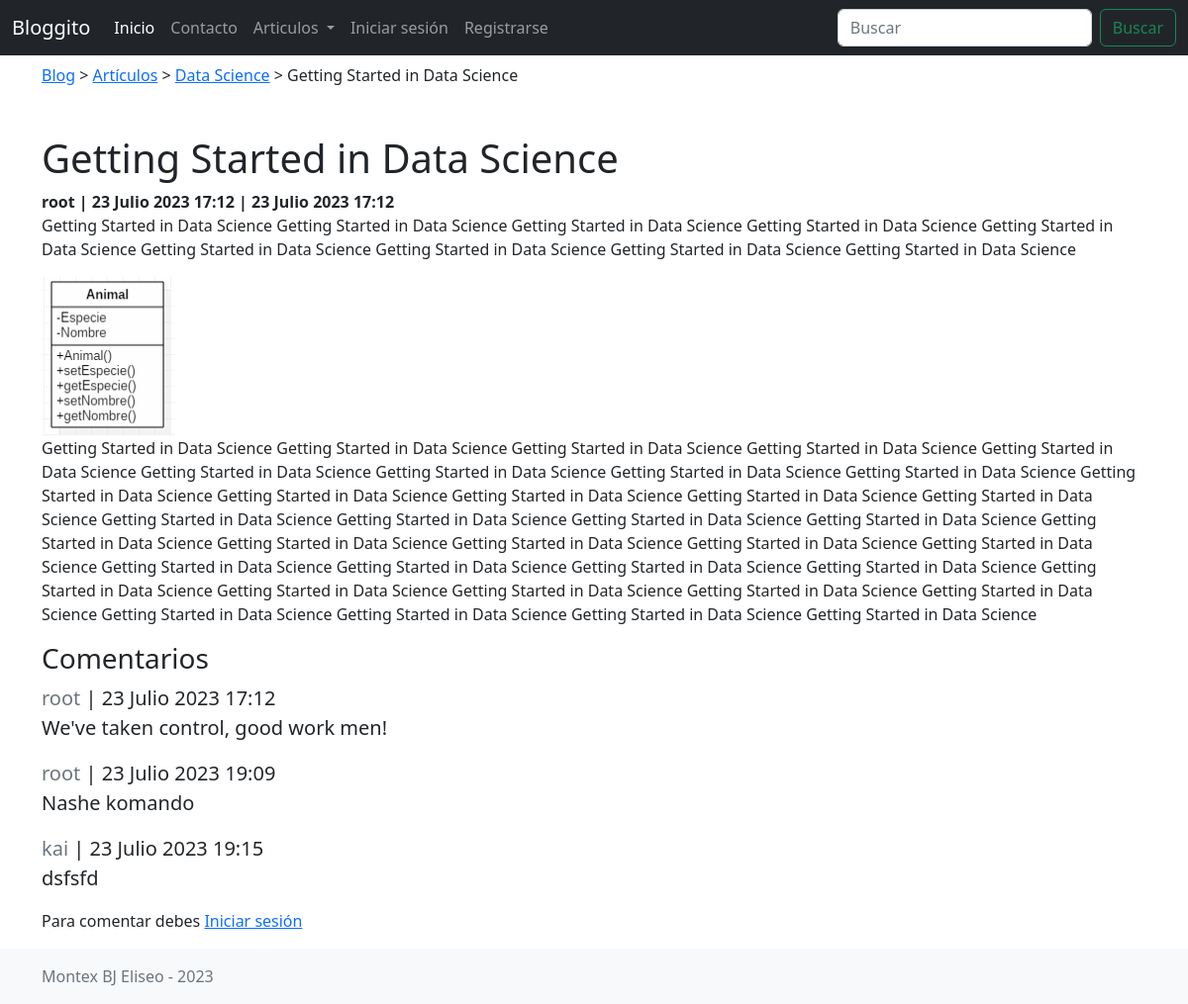
Page /posts/1 on the earlier database version.
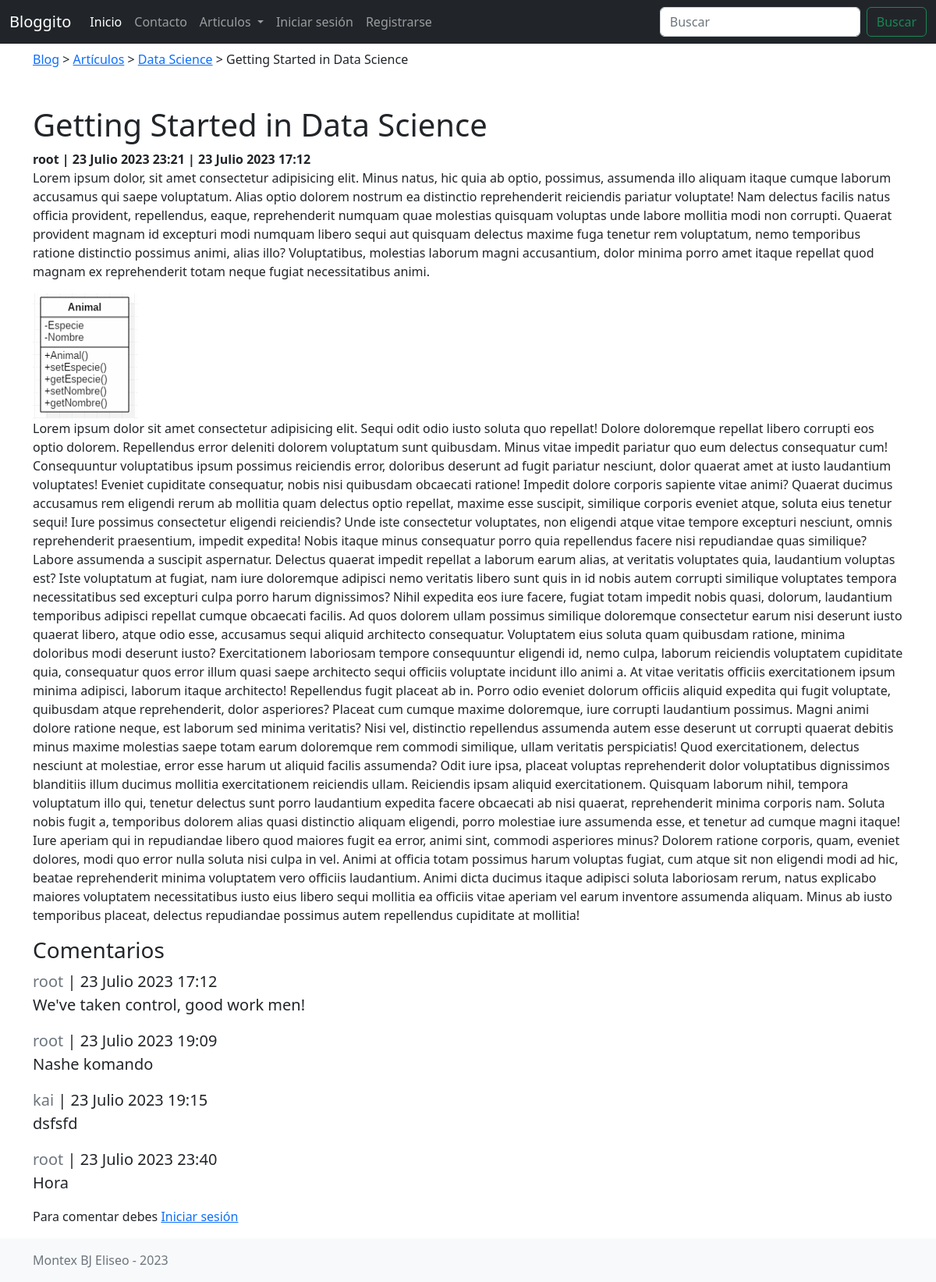
Same page on the later database version.
### apps/posts/models.py (models this page shows, shortened)
class Post(models.Model):
    title = models.CharField(max_length=100)
    short_description = models.TextField()
    image = models.ImageField()
    content = models.TextField()
    created_at = models.DateTimeField(auto_now=True, editable=False)
    updated_at = models.DateTimeField(auto_now_add=True, editable=False)
    author = models.ForeignKey(get_user_model(), null=True, on_delete=models.SET_NULL)
    category = models.ForeignKey(Category, null=True, on_delete=models.SET_NULL)
    tags = models.ManyToManyField(Tag)

class Category(models.Model):
    name = models.CharField(max_length=100)
    description = models.TextField()
    created_at = models.DateTimeField(auto_now = True, editable=False)
    updated_at = models.DateTimeField(auto_now_add = True, editable=False)
    def __str__(self) -> str:
        return self.name

### apps/comments/models.py (models this page shows, shortened)
class PostComment(models.Model):
    text = models.TextField(max_length=300)
    post = models.ForeignKey(Post, on_delete=models.CASCADE)
    author = models.ForeignKey(get_user_model(), null=True, on_delete=models.SET_NULL)
    created_at = models.DateTimeField(auto_now = True, editable=False)
    updated_at = models.DateTimeField(auto_now_add = True, editable=False)

### apps/users/models.py (models this page shows)
class User(AbstractUser):
    image = models.ImageField(upload_to='users', null=True)

### apps/posts/views.py (the view)
# urls.py: path('<int:pk>', PostDetailView.as_view(), name = 'view'),
class PostDetailView(DetailView):
    model = Post
    template_name = "posts/post_detail.html"
    context_object_name = "post"
    def get_context_data(self, **kwargs):
        context = super().get_context_data(**kwargs)
        context["postcomment_form"] = PostCommentForm()
        return context

### apps/comments/forms.py
class PostCommentForm(forms.ModelForm):
    class Meta:
        model = PostComment
        fields = ['text']

### templates/posts/post_detail.html (shortened to what this page needs)
{% extends 'base.html' %}
{% block content %}
<main class="container">
    <div class="my-2">
        <a href="{% url 'index' %}">Blog</a> &gt; <a href="{% url 'posts:index' %}">Artículos</a> &gt; <a href="{% url 'posts:index' %}">{{post.category}}</a> &gt; <span>{{post.title}}</span>
    </div>
    <h1 class="mt-5">{{post.title}}</h1>
    <b>{{post.author.username}} | {{post.created_at}} | {{post.updated_at}}</b>
    <p>{{post.short_description}}</p>
    <img class="img-fluid" src="{{post.image.url}}" alt="{{post.title}}">
    <p>{{post.content}}</p>
    {% include 'posts/comments/list.html' %}
    {% include 'posts/comments/form.html' %}
</main>
{% endblock content %}

### templates/posts/comments/list.html (shortened to what this page needs)
<h3>Comentarios</h3>
{% for postcomment in post.postcomment_set.all %}
<div class="lead">
    <b class="text-muted">{{postcomment.author}}</b> | <span>{{postcomment.updated_at}}</span>
    <p>
        {{postcomment.text}}
    </p>
</div>
{% empty %}
<p><i>No hay comentarios</i></p>
{% endfor %}

Differences in the rows shown:
changed Post "Getting Started in Data Science": created_at "23 Julio 2023 17:12" → "23 Julio 2023 23:21"; short_description "Getting Started in Data Science Getting Started in Data Science Getting Started in Data Science Getting Started in Data Science Getting Started in Data Science Getting Started in Data Science Getting Started in Data Science Getting Started in Data Science Getting Started in Data Science" → "Lorem ipsum dolor, sit amet consectetur adipisicing elit. Minus natus, hic quia ab optio, possimus, assumenda illo aliquam itaque cumque laborum accusamus qui saepe voluptatum. Alias optio dolorem nostrum ea distinctio reprehenderit reiciendis pariatur voluptate! Nam delectus facilis natus officia provident, repellendus, eaque, reprehenderit numquam quae molestias quisquam voluptas unde labore mollitia modi non corrupti. Quaerat provident magnam id excepturi modi numquam libero sequi aut quisquam delectus maxime fuga tenetur rem voluptatum, nemo temporibus ratione distinctio possimus animi, alias illo? Voluptatibus, molestias laborum magni accusantium, dolor minima porro amet itaque…"; content "Getting Started in Data Science Getting Started in Data Science Getting Started in Data Science Getting Started in Data Science Getting Started in Data Science Getting Started in Data Science Getting Started in Data Science Getting Started in Data Science Getting Started in Data Science Getting Started in Data Science Getting Started in Data Science Getting Started in Data Science Getting Started in Data Science Getting Started in Data Science Getting Started in Data Science Getting Started in Data Science Getting Started in Data Science Getting Started in Data Science Getting Started in Data Science Getting Started in Data Science Getting Started in Data Science Getting Started in Data…" → "Lorem ipsum dolor sit amet consectetur adipisicing elit. Sequi odit odio iusto soluta quo repellat! Dolore doloremque repellat libero corrupti eos optio dolorem. Repellendus error deleniti dolorem voluptatum sunt quibusdam. Minus vitae impedit pariatur quo eum delectus consequatur cum! Consequuntur voluptatibus ipsum possimus reiciendis error, doloribus deserunt ad fugit pariatur nesciunt, dolor quaerat amet at iusto laudantium voluptates! Eveniet cupiditate consequatur, nobis nisi quibusdam obcaecati ratione! Impedit dolore corporis sapiente vitae animi? Quaerat ducimus accusamus rem eligendi rerum ab mollitia quam delectus optio repellat, maxime esse suscipit, similique corporis eveniet…"
added PostComment: author "root", updated_at "23 Julio 2023 23:40", text "Hora"
